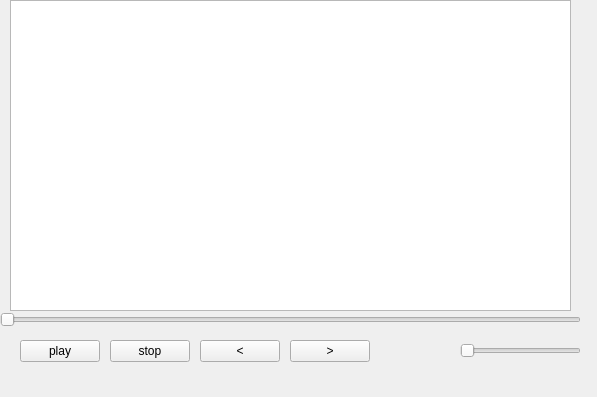
<?xml version="1.0" encoding="UTF-8"?>
<ui version="4.0">
 <class>MainWindow</class>
 <widget class="QMainWindow" name="MainWindow">
  <property name="geometry">
   <rect>
    <x>0</x>
    <y>0</y>
    <width>597</width>
    <height>397</height>
   </rect>
  </property>
  <property name="windowTitle">
   <string>MainWindow</string>
  </property>
  <property name="animated">
   <bool>false</bool>
  </property>
  <widget class="QWidget" name="centralWidget">
   <widget class="QPushButton" name="playButton">
    <property name="geometry">
     <rect>
      <x>20</x>
      <y>340</y>
      <width>80</width>
      <height>22</height>
     </rect>
    </property>
    <property name="text">
     <string>play</string>
    </property>
   </widget>
   <widget class="QPushButton" name="stopButton">
    <property name="geometry">
     <rect>
      <x>110</x>
      <y>340</y>
      <width>80</width>
      <height>22</height>
     </rect>
    </property>
    <property name="text">
     <string>stop</string>
    </property>
   </widget>
   <widget class="QSlider" name="seek">
    <property name="geometry">
     <rect>
      <x>0</x>
      <y>310</y>
      <width>581</width>
      <height>20</height>
     </rect>
    </property>
    <property name="orientation">
     <enum>Qt::Horizontal</enum>
    </property>
   </widget>
   <widget class="QSlider" name="volumeSlider">
    <property name="geometry">
     <rect>
      <x>460</x>
      <y>340</y>
      <width>121</width>
      <height>21</height>
     </rect>
    </property>
    <property name="orientation">
     <enum>Qt::Horizontal</enum>
    </property>
   </widget>
   <widget class="QPushButton" name="previousButton">
    <property name="geometry">
     <rect>
      <x>200</x>
      <y>340</y>
      <width>80</width>
      <height>22</height>
     </rect>
    </property>
    <property name="text">
     <string>&lt;</string>
    </property>
   </widget>
   <widget class="QPushButton" name="nextButton">
    <property name="geometry">
     <rect>
      <x>290</x>
      <y>340</y>
      <width>80</width>
      <height>22</height>
     </rect>
    </property>
    <property name="text">
     <string>&gt;</string>
    </property>
   </widget>
   <widget class="QTextEdit" name="playlist">
    <property name="geometry">
     <rect>
      <x>10</x>
      <y>0</y>
      <width>561</width>
      <height>311</height>
     </rect>
    </property>
    <property name="frameShape">
     <enum>QFrame::StyledPanel</enum>
    </property>
    <property name="frameShadow">
     <enum>QFrame::Raised</enum>
    </property>
    <property name="lineWidth">
     <number>1</number>
    </property>
    <property name="readOnly">
     <bool>true</bool>
    </property>
   </widget>
  </widget>
 </widget>
 <layoutdefault spacing="6" margin="11"/>
 <resources/>
 <connections/>
</ui>
